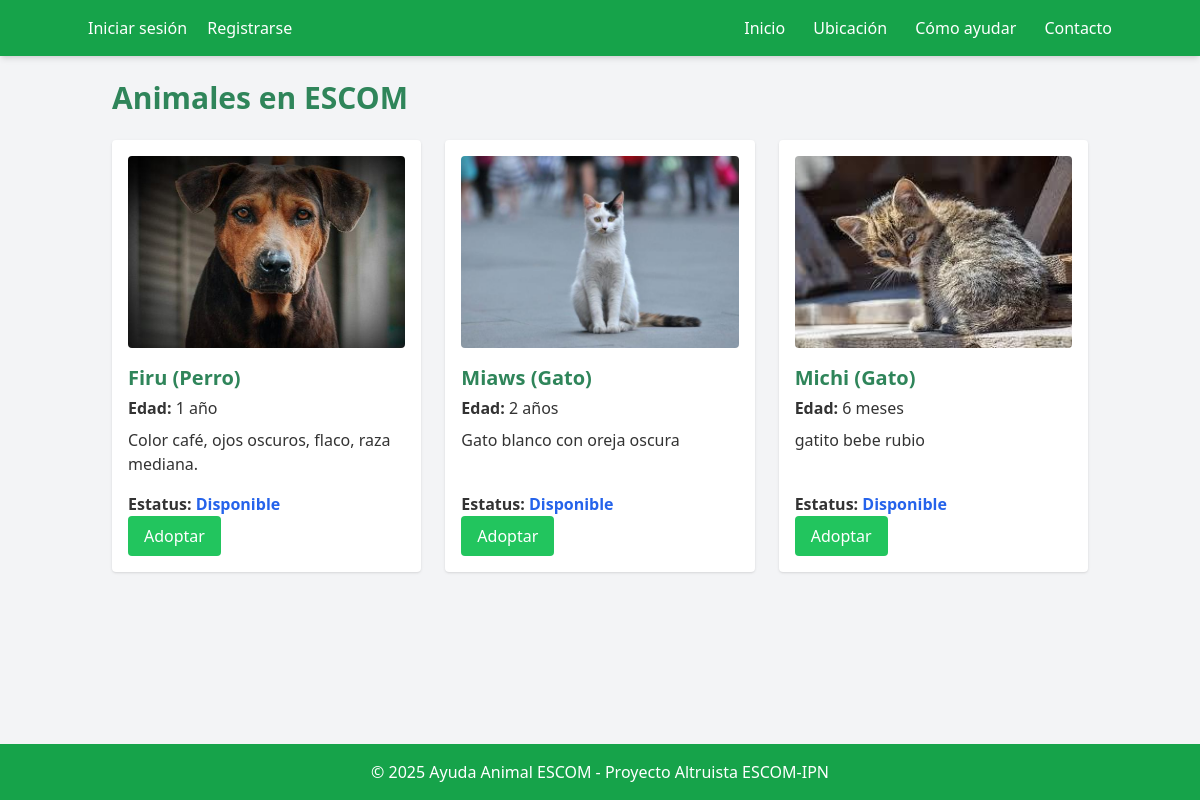
The page / on the database its author committed.
### app.py (models this page shows)
class Animal(db.Model):
    id = db.Column(db.Integer, primary_key=True)
    nombre = db.Column(db.String(50))
    especie = db.Column(db.String(20))
    edad = db.Column(db.String(20))
    descripcion = db.Column(db.Text)
    imagen = db.Column(db.String(100))
    estatus = db.Column(db.String(20), default="Disponible")  # Nuevo campo de estatus
    lat = db.Column(db.Float)
    lng = db.Column(db.Float)

### app.py (the view)
@app.route('/')
def index():
    animales = Animal.query.filter(Animal.estatus != 'Eliminado').all()
    return render_template('index.html', animales=animales)

### templates/index.html
{% extends 'base.html' %}
{% block content %}
<h2 class="text-3xl font-semibold mb-6">Animales en ESCOM</h2>
{% if animales %}
<div class="grid grid-cols-1 sm:grid-cols-2 md:grid-cols-3 gap-6">
    {% for animal in animales %}
    <div class="bg-white rounded shadow p-4 flex flex-col">
        <img src="{{ url_for('static', filename='img/' + animal.imagen) }}" alt="{{ animal.nombre }}" class="h-48 w-full object-cover rounded mb-4">
        <h3 class="text-xl font-bold mb-1">{{ animal.nombre }} ({{ animal.especie }})</h3>
        <p class="mb-2"><strong>Edad:</strong> {{ animal.edad }}</p>
        <p class="mb-4 flex-grow">{{ animal.descripcion }}</p>
        <p>
            <strong>Estatus: </strong>
            {% if animal.estatus == "Adoptado" %}
                <span class="text-green-700 font-semibold">Adoptado</span>
            {% elif animal.estatus == "En proceso" %}
                <span class="text-yellow-600 font-semibold">En proceso</span>
            {% else %}
                <span class="text-blue-600 font-semibold">Disponible</span>
            {% endif %}
        </p>
        {% if animal.estatus == "Disponible" %}
            <a href="{{ url_for('adoptar', id=animal.id) }}" class="self-start bg-green-500 hover:bg-green-600 text-white px-4 py-2 rounded">Adoptar</a>
        {% endif %}
    </div>
    {% endfor %}
</div>
{% else %}
<p>No hay animales reportados todavía. ¡Sé el primero en reportar uno!</p>
{% endif %}
{% endblock %}

### templates/base.html (shortened to what this page needs)
<!DOCTYPE html>
<html lang="es">
<head>
    <script src="https://cdn.tailwindcss.com"></script>
    <link rel="stylesheet" href="{{ url_for('static', filename='css/style.css') }}">
</head>
<body class="bg-gray-100 font-sans min-h-screen flex flex-col">
<header class="bg-green-600 text-white p-4 shadow-md">
    <div class="container mx-auto flex justify-between items-center">
        <div class="space-x-4">
            {% if current_user.is_authenticated %}
                <span class="font-semibold">Hola, {{ current_user.username }}</span>
                <a href="{{ url_for('logout') }}" class="hover:underline">Cerrar sesión</a>
            {% else %}
                <a href="{{ url_for('login') }}" class="hover:underline">Iniciar sesión</a>
                <a href="{{ url_for('register') }}" class="hover:underline">Registrarse</a>
            {% endif %}
        </div>
        <nav class="space-x-6">
            <a href="{{ url_for('index') }}" class="hover:underline">Inicio</a>
            <a href="{{ url_for('ubicacion') }}" class="hover:underline">Ubicación</a>
            {% if not (current_user.is_authenticated and current_user.rol in ['admin', 'superusuario']) %}
                <a href="{{ url_for('ayudar') }}" class="hover:underline">Cómo ayudar</a>
                <a href="{{ url_for('contacto') }}" class="hover:underline">Contacto</a>
            {% endif %}
        </nav>
    </div>
</header>
<main class="container mx-auto flex-grow p-6">
    {% block content %}{% endblock %}
</main>
<footer class="bg-green-600 text-white text-center p-4 mt-auto">
    <p>© 2025 Ayuda Animal ESCOM - Proyecto Altruista ESCOM-IPN</p>
</footer>
</body>
</html>

### static/css/style.css (style rules this page uses)
body { font-family: 'Segoe UI', Tahoma, Geneva, Verdana, sans-serif; background-color: #f0fdf4; color: #333; line-height: 1.6; }
h1, h2, h3 { color: #2f855a; font-weight: bold; }
a { color: #2563eb; text-decoration: none; }
header { background-color: #38a169; box-shadow: 0 2px 6px rgba(0, 0, 0, 0.2); }
header a { color: white; font-weight: 500; }
footer { background-color: #2f855a; color: white; }

### rows shown on the page
Animal: imagen (picture), nombre "Firu", especie "Perro", edad "1 año", descripcion "Color café, ojos oscuros, flaco, raza mediana.", estatus "Disponible"
Animal: imagen (picture), nombre "Miaws", especie "Gato", edad "2 años", descripcion "Gato blanco con oreja oscura", estatus "Disponible"
Animal: imagen (picture), nombre "Michi", especie "Gato", edad "6 meses", descripcion "gatito bebe rubio", estatus "Disponible"
